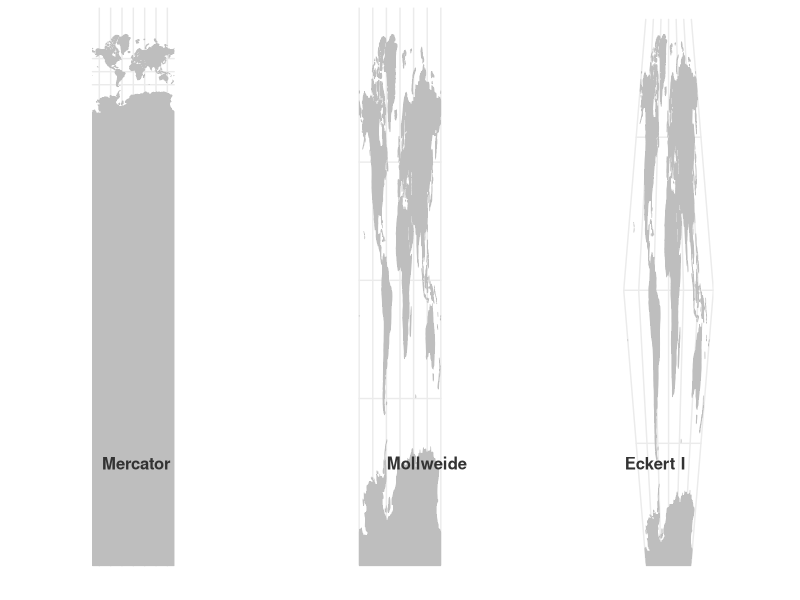
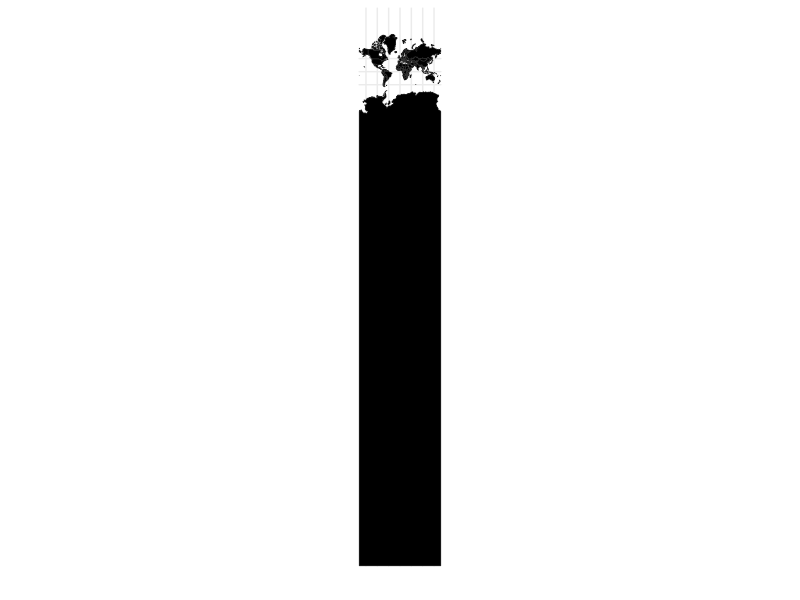

These figures' R source, in order:
## ---- chunk 1
knitr::opts_chunk$set(echo = FALSE)
require(tidyverse)
require(cowplot)
require(glue)
require(rnaturalearth)
input <- list()
input$proj <- "merc"
## ---- chunk 2
world <- ne_countries(returnclass="sf")
g <- ggplot(world) +
    geom_sf(fill="grey", colour="grey") +
    theme_minimal()+ 
    theme(
        axis.title=element_blank(),
        axis.text=element_blank()
    )
merc <- g+coord_sf(crs="+proj=merc")
moll <- g+coord_sf(crs="+proj=mill")
eck1 <- g+coord_sf(crs="+proj=eck1")

plot_grid(
    merc, moll, eck1, 
    labels=c("Mercator", "Mollweide", "Eckert I"),
    label_colour="grey20",
    label_size=12,
    label_y=0.25,
    hjust=-1.5,
    align="h",
    ncol=3)
## ---- chunk 3
world <- ne_countries(returnclass="sf")
g <- ggplot(world) +
    geom_sf(fill="black", colour="grey20") +
    theme_minimal()
## ---- chunk 4
g + coord_sf(crs=glue("+proj={input$proj}"))
